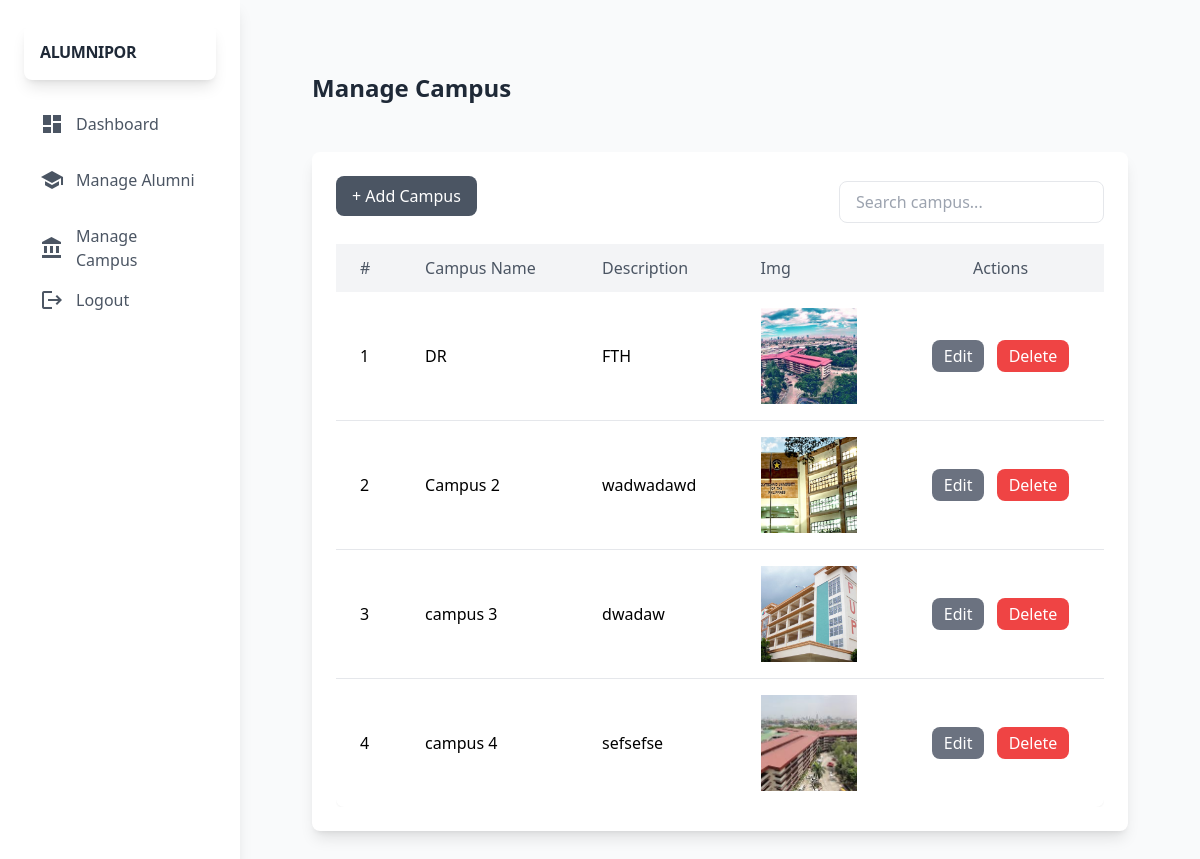
The app's page /admin/manage_campus.php (signed in) with its own data.
### tables this page shows
CREATE TABLE `campus` (
  `campus_id` int(11) NOT NULL,
  `campus_name` varchar(60) NOT NULL,
  `campus_description` text NOT NULL,
  `campus_status` int(11) NOT NULL DEFAULT 1 COMMENT '0=deleted,1=existing',
  `campus_image` varchar(255) NOT NULL
);

### admin/backend/db.php (called while the page is built, shortened)
<?php
class db_connect
{
    public $host = db_host;
    public $user = db_user;
    public $pass = db_pass;
    public $name = db_name;
    public function connect()
    {
        try {
            $this->conn = new mysqli($this->host, $this->user, $this->pass, $this->name);
        } catch (\Throwable $th) {
            header("Location:setup.php");
        }
    }
}

### admin/backend/class.php (called while the page is built, shortened)
<?php
include ('db.php');
class global_class extends db_connect
{
    public function fetch_campus(){
        $query = $this->conn->prepare("SELECT * from campus");
        if ($query->execute()) {
            $result = $query->get_result();
            return $result;
        }
    }
}

### admin/backend/end-points/campus_list.php (the view)
<?php
$fetch_campus = $db->fetch_campus();
if (mysqli_num_rows($fetch_campus) > 0):
    $count=1;
        foreach ($fetch_campus as $campus): ?>
                    <tr class="hover:bg-gray-50">
                        <td class="px-6 py-4"><?=$count?></td>
                        <td class="px-6 py-4"><?=$campus['campus_name']?></td>
                        <td class="px-6 py-4"><?=$campus['campus_description']?></td>
                        <td class="px-6 py-4">
                            <img src="../uploads/<?=$campus['campus_image']?>" alt="" class="w-24 h-24 object-cover">
                        </td>
                        <td class="px-6 py-4 text-center">
                            <button class="bg-gray-500 text-white px-3 py-1 rounded-lg hover:bg-gray-600 transition">Edit</button>
                            <button class="bg-red-500 text-white px-3 py-1 rounded-lg hover:bg-red-600 transition ml-2">Delete</button>
                        </td>
                    </tr>
    <?php
     $count++;
    endforeach;
   ?>
<?php else: ?>
    <tr>
        <td colspan="5" class="p-2">No record found.</td>
    </tr>
<?php endif; ?>

### records on screen
campus: campus_name "DR", campus_description "FTH", campus_image (picture)
campus: campus_name "Campus 2", campus_description "wadwadawd", campus_image (picture)
campus: campus_name "campus 3", campus_description "dwadaw", campus_image (picture)
campus: campus_name "campus 4", campus_description "sefsefse", campus_image (picture)
